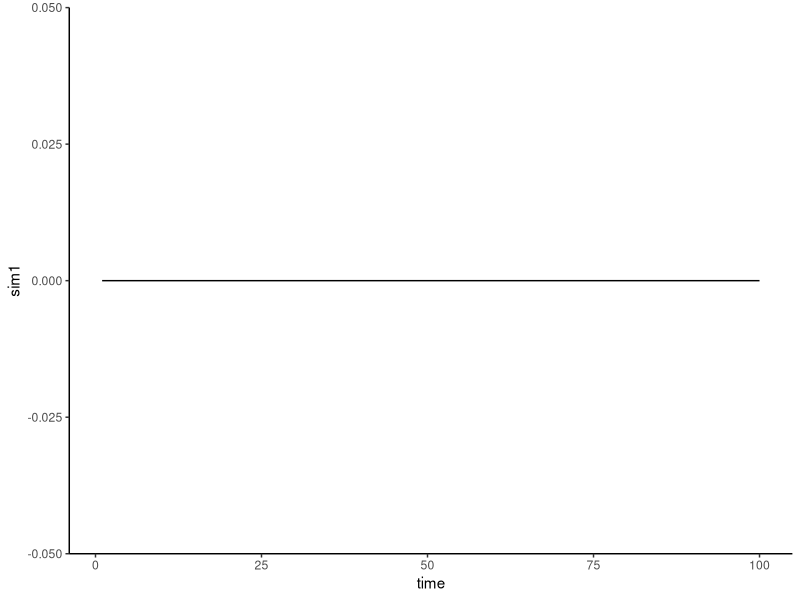

Source code (R): (Note: this script raises an error after producing the figure.)
#Exercise 11 - Meghan Forstchen and Shaneann Fross

library(ggplot2)

#Set the initial parameters of the models
N0=1
M0=1
r=0.1
K=1000000
######Need to change timestep number
timesteps=100

#Create a dataframe to store output and initial values
NS=data.frame(time=1:timesteps, sim1=rep(0,timesteps), sim2=rep(0,timesteps))


ggplot(data=NS, aes(x=time, y=sim1))+
  geom_line()+
  theme_classic()

NS$sim1[1]=N0
NS$sim2[1]=M0

####Need 1 population to start with not two
#### STUCK ON Loop
###Need to index a single number not whole 100
for(t in 2:timesteps){
  if (NS$sim1 || NS$sim2 <100){
    NS$sim1[t] <- NS$sim1[t-1]+r*NS$sim1[t-1]*(1-((NS$sim1[t-1]+ NS$sim2[t-1])/K))
    NS$sim2[t] <- NS$sim2[t-1]+r*NS$sim2[t-1]*(1-((NS$sim2[t-1]+ NS$sim1[t-1])/K))  
  }else{
    NS$sim1[t] <- NS$sim1[t-1]+(r*NS$sim1[t-1]*(1-((NS$sim1[t-1]+ NS$sim2[t-1])/K))/2)
    NS$sim2[t] <- NS$sim2[t-1]+(-r*NS$sim2[t-1]*(1-((NS$sim2[t-1]+ NS$sim1[t-1])/K))) 
  }
}
  
  
  
#######TEST RUN
for(t in 2:timesteps){
  if (t>49){
    NS$sim1[t] <- NS$sim1[t-1]+r*NS$sim1[t-1]*(1-((NS$sim1[t-1]+ NS$sim2[t-1])/K))
    NS$sim2[t] <- NS$sim2[t-1]+r*NS$sim2[t-1]*(1-((NS$sim2[t-1]+ NS$sim1[t-1])/K))  
  }else{
    NS$sim1[t] <- NS$sim1[t-1]+(r*NS$sim1[t-1]*(1-((NS$sim1[t-1]+ NS$sim2[t-1])/K))/2)
    NS$sim2[t] <- NS$sim2[t-1]+(-r*NS$sim2[t-1]*(1-((NS$sim2[t-1]+ NS$sim1[t-1])/K))) 
  }
}  
  
  


####Trying after stuart

for(t in 2:timesteps){
  if (NS[,2]<100){
    NS$sim1[t] <- NS$sim1[t-1]+r*NS$sim1[t-1]*(1-(NS$sim1[t-1])/K)
  }
}
